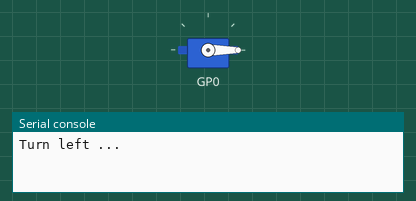
Recording of a program running on a simulated Raspberry Pi Pico running MicroPython. Parts: servo, the last lines printed to the serial console.

Above: at 0.05 s.
At 0.45 s:
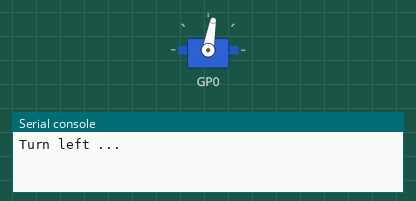
At 0.9 s:
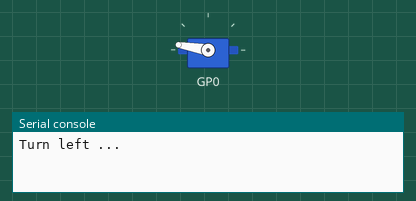
At 1.75 s:
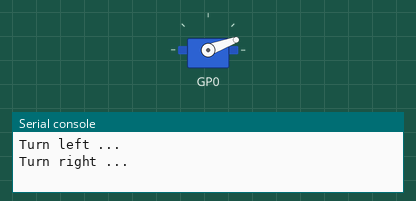
Timing chart, 0 to 4.1 s (numbered marks = the images above):
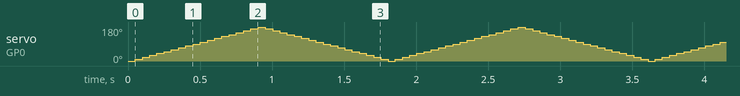

The program:

servo_main7.py
```python
import utime as t
from servo import Servo as s

s1 = s(0)       # Servo pin is connected to GP0

def s_Map(x, in_min, in_max, out_min, out_max):
    return (x - in_min) * (out_max - out_min) / (in_max - in_min) + out_min

def s_Angle(angle):
    if angle < 0:
        angle = 0
    if angle > 180:
        angle = 180
    s1.goto(round(s_Map(angle,0,180,0,1024))) # Convert range value to angle value

if __name__ == '__main__':
    while True:
        print("Turn left ...")
        for i in range(0,180,10):
            s_Angle(i)
            t.sleep(0.05)
        print("Turn right ...")
        for i in range(180,0,-10):
            s_Angle(i)
            t.sleep(0.05)
```
